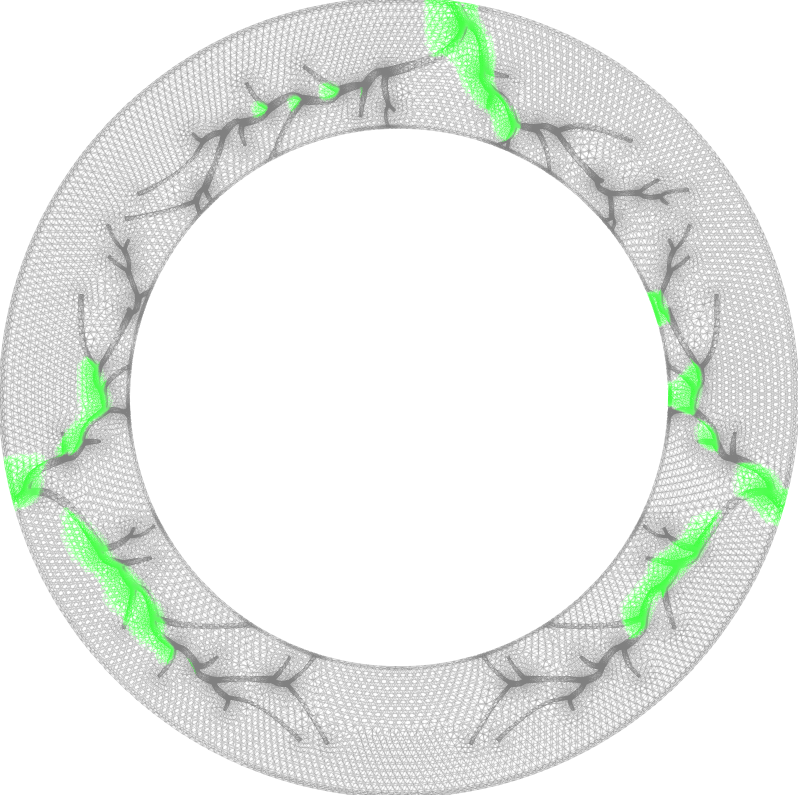
#> input picture figures/source_panels/FiguraAtivacaoCoracaoSemBorda_X.png, 798 x 795 px, found by its file name
$ python MapaAtivacaoC.py
#> lines starting #> are read from the running program, lines starting #| are printed output that depends on the picture
from pathlib import Path
import matplotlib.pyplot as plt
import numpy as np
import matplotlib.image as mpimg
import matplotlib.gridspec as gridspec

imgV1 = mpimg.imread('FiguraAtivacaoCoracaoSemBorda_x.png')
#> imgV1 is the input picture: shape (795, 798, 3) float32; mean R, G, B 0.909, 0.926, 0.909
imgV2 = mpimg.imread('FiguraAtivacaoCoracaoSemBorda_X.png')
imgV3 = mpimg.imread('FiguraAtivacaoCoracaoSemBorda_y.png')
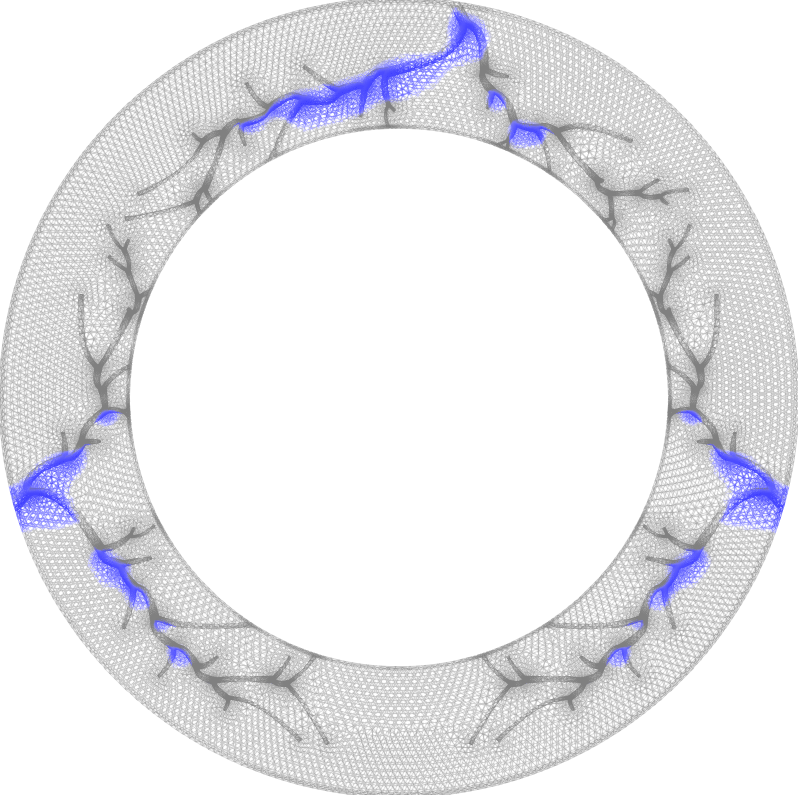
#> input picture figures/source_panels/FiguraAtivacaoCoracaoSemBorda_Y.png, 798 x 795 px, found by its file name
#> imgV3 is the input picture: shape (795, 798, 3) float32; mean R, G, B 0.91, 0.91, 0.925
imgV4 = mpimg.imread('FiguraAtivacaoCoracaoSemBorda_Y.png')
imgVT = mpimg.imread('FiguraAtivacaoCoracaoSemBorda_ALL.png')
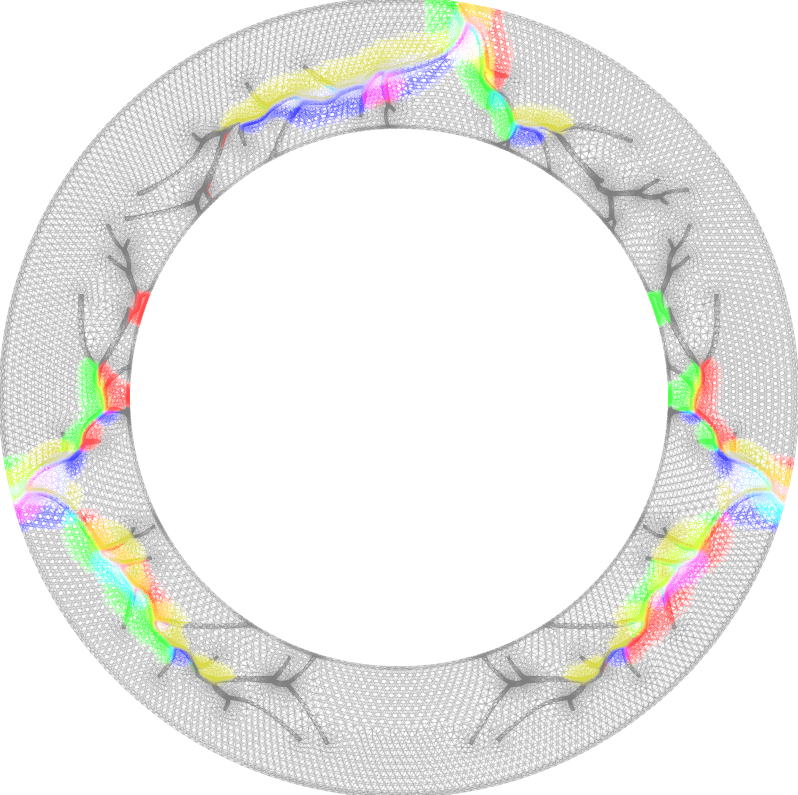
#> input picture figures/source_panels/FiguraAtivacaoCoracaoSemBorda_ALL.png, 798 x 795 px, found by its file name
#> imgVT is the input picture: shape (795, 798, 3) float32; mean R, G, B 0.923, 0.924, 0.913
plt.style.use(Path(__file__).resolve().parent / 'PlotStyle.mplstyle')
fig = plt.figure()
gs = gridspec.GridSpec(2, 3, wspace = 0, hspace = 0, left=0.005, bottom=0.005, right=0.995, top=0.995)
ax1 = fig.add_subplot(gs[0, 0])
ax1.text(.05,.95,'a', horizontalalignment='left', verticalalignment='top',transform=ax1.transAxes, weight='bold')
ax2 = fig.add_subplot(gs[0, 1], sharey=ax1)
ax2.text(.05,.95,'b', horizontalalignment='left', verticalalignment='top',transform=ax2.transAxes, weight='bold')
ax3 = fig.add_subplot(gs[0, 2], sharey=ax1)
ax3.text(.05,.95,'c', horizontalalignment='left', verticalalignment='top',transform=ax3.transAxes, weight='bold')
ax4 = fig.add_subplot(gs[1, 0], sharey=ax1)
ax4.text(.05,.95,'d', horizontalalignment='left', verticalalignment='top',transform=ax4.transAxes, weight='bold')
ax7 = fig.add_subplot(gs[1, 1:], sharey = ax4)
ax7.text(.025,.95,'e', horizontalalignment='left', verticalalignment='top',transform=ax7.transAxes, weight='bold')
axs = [ax1, ax2, ax3, ax4, ax7]
for ax in axs:
    ax.set_xticks([])
    ax.set_yticks([])
ax1.imshow(imgV1)
ax2.imshow(imgV2)
ax3.imshow(imgV3)
ax4.imshow(imgV4)
ax7.imshow(imgVT)
# [10 lines of commented-out code are left out]
plt.savefig("MapaAtivacaoC.pdf", dpi=1200)
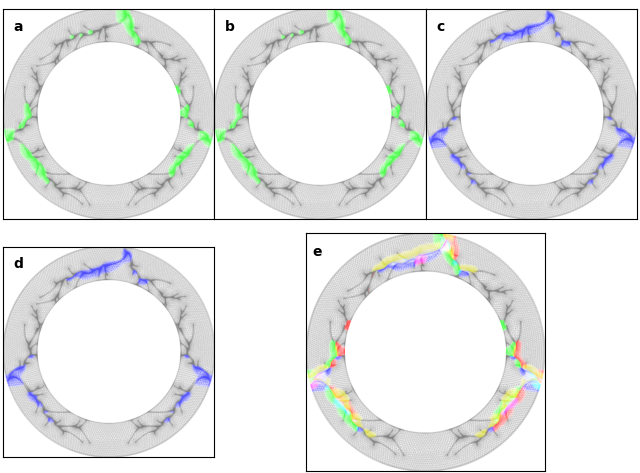
#> figure drawn by matplotlib, 5 panels
